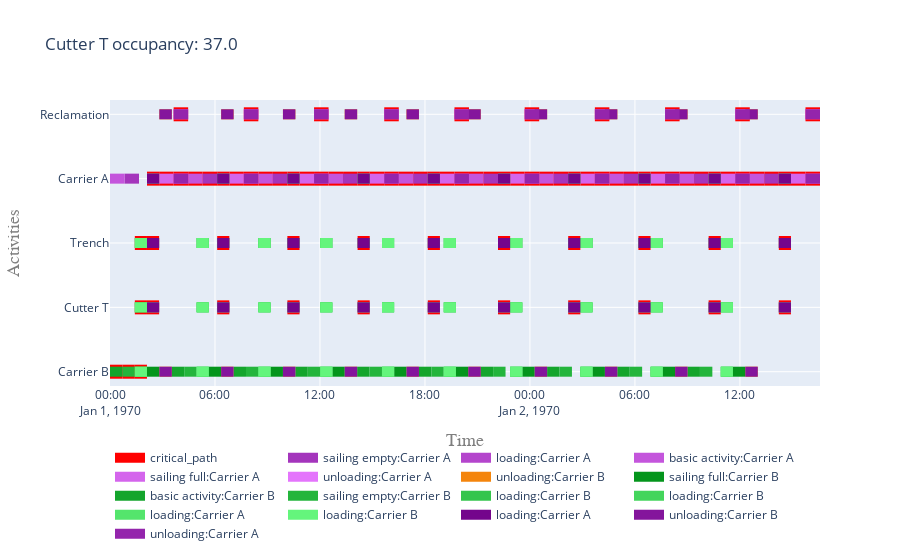

Notebook code cell kept with this figure:
### Code cell
i = 1 # 2 barge
vessels = results[i]['vessels']
activities = results[i]['activities']
cutter = vessels[cutter_name]
to_site = results[i][to_site_name]
from_site = results[i][from_site_name]
  
my_objects = list(vessels.values()) + [from_site, to_site]
my_activities = list(activities.values())
my_log = CpLog(list_objects=my_objects, list_activities=my_activities)
dependencies = my_log.get_dependencies_model_based()
# dependencies = my_log.get_dependencies_log_based()
cp = my_log.mark_critical_activities(dependencies)
df = occupancy_analysis(vessels, cutter, activities,vessel_cost)
t = f'{cutter_name} occupancy: ' + str(df.loc[cutter_name]['occupancy [%]'])
fig = get_gantt_chart(concepts=my_objects, critical_path=cp, id_map=activities, title=t)

### Figure 1 — Plotly figure (JSON) as saved in the notebook; plotly's stock layout.template omitted (floating-point values rounded to 4 significant figures; data arrays with more than 128 entries replaced by an {"elided": "..."} marker saying what was removed)
{"data": [{"connectgaps": false, "hoverinfo": "name", "line": {"color": "red", "width": 14}, "mode": "lines", "name": "critical_path", "type": "scatter", "x": {"elided": "249 str values"}, "y": {"elided": "249 str values"}}, {"connectgaps": false, "hoverinfo": "y+name", "line": {"color": "rgb(164,53,188)", "width": 10}, "mode": "lines", "name": "sailing empty:Carrier A", "type": "scatter", "x": ["1970-01-01T00:49:46", "1970-01-01T00:49:46", "1970-01-01T01:39:32", "1970-01-01T01:39:32", "1970-01-01T01:39:32", "1970-01-01T05:17:44", "1970-01-01T05:17:44", "1970-01-01T06:07:30", "1970-01-01T06:07:30", "1970-01-01T06:07:30", "1970-01-01T09:18:28", "1970-01-01T09:18:28", "1970-01-01T10:08:14", "1970-01-01T10:08:14", "1970-01-01T10:08:14", "1970-01-01T13:19:12", "1970-01-01T13:19:12", "1970-01-01T14:08:58", "1970-01-01T14:08:58", "1970-01-01T14:08:58", "1970-01-01T17:19:56", "1970-01-01T17:19:56", "1970-01-01T18:09:42", "1970-01-01T18:09:42", "1970-01-01T18:09:42", "1970-01-01T21:20:40", "1970-01-01T21:20:40", "1970-01-01T22:10:26", "1970-01-01T22:10:26", "1970-01-01T22:10:26", "1970-01-02T01:21:24", "1970-01-02T01:21:24", "1970-01-02T02:11:10", "1970-01-02T02:11:10", "1970-01-02T02:11:10", "1970-01-02T05:22:08", "1970-01-02T05:22:08", "1970-01-02T06:11:54", "1970-01-02T06:11:54", "1970-01-02T06:11:54", "1970-01-02T09:22:52", "1970-01-02T09:22:52", "1970-01-02T10:12:38", "1970-01-02T10:12:38", "1970-01-02T10:12:38", "1970-01-02T13:23:36", "1970-01-02T13:23:36", "1970-01-02T14:13:22", "1970-01-02T14:13:22", "1970-01-02T14:13:22"], "y": ["Carrier A", "Carrier A", "Carrier A", "Carrier A", null, "Carrier A", "Carrier A", "Carrier A", "Carrier A", null, "Carrier A", "Carrier A", "Carrier A", "Carrier A", null, "Carrier A", "Carrier A", "Carrier A", "Carrier A", null, "Carrier A", "Carrier A", "Carrier A", "Carrier A", null, "Carrier A", "Carrier A", "Carrier A", "Carrier A", null, "Carrier A", "Carrier A", "Carrier A", "Carrier A", null, "Carrier A", "Carrier A", "Carrier A", "Carrier A", null, "Carrier A", "Carrier A", "Carrier A", "Carrier A", null, "Carrier A", "Carrier A", "Carrier A", "Carrier A", null]}, {"connectgaps": false, "hoverinfo": "y+name", "line": {"color": "rgb(180,69,204)", "width": 10}, "mode": "lines", "name": "loading:Carrier A", "type": "scatter", "x": {"elided": "150 str values"}, "y": {"elided": "150 str values"}}, {"connectgaps": false, "hoverinfo": "y+name", "line": {"color": "rgb(196,85,220)", "width": 10}, "mode": "lines", "name": "basic activity:Carrier A", "type": "scatter", "x": ["1970-01-01T00:00:00", "1970-01-01T00:00:00", "1970-01-01T00:49:46", "1970-01-01T00:49:46", "1970-01-01T00:49:46", "1970-01-01T04:27:58", "1970-01-01T04:27:58", "1970-01-01T05:17:44", "1970-01-01T05:17:44", "1970-01-01T05:17:44", "1970-01-01T08:28:42", "1970-01-01T08:28:42", "1970-01-01T09:18:28", "1970-01-01T09:18:28", "1970-01-01T09:18:28", "1970-01-01T12:29:26", "1970-01-01T12:29:26", "1970-01-01T13:19:12", "1970-01-01T13:19:12", "1970-01-01T13:19:12", "1970-01-01T16:30:10", "1970-01-01T16:30:10", "1970-01-01T17:19:56", "1970-01-01T17:19:56", "1970-01-01T17:19:56", "1970-01-01T20:30:54", "1970-01-01T20:30:54", "1970-01-01T21:20:40", "1970-01-01T21:20:40", "1970-01-01T21:20:40", "1970-01-02T00:31:38", "1970-01-02T00:31:38", "1970-01-02T01:21:24", "1970-01-02T01:21:24", "1970-01-02T01:21:24", "1970-01-02T04:32:22", "1970-01-02T04:32:22", "1970-01-02T05:22:08", "1970-01-02T05:22:08", "1970-01-02T05:22:08", "1970-01-02T08:33:06", "1970-01-02T08:33:06", "1970-01-02T09:22:52", "1970-01-02T09:22:52", "1970-01-02T09:22:52", "1970-01-02T12:33:50", "1970-01-02T12:33:50", "1970-01-02T13:23:36", "1970-01-02T13:23:36", "1970-01-02T13:23:36"], "y": ["Carrier A", "Carrier A", "Carrier A", "Carrier A", null, "Carrier A", "Carrier A", "Carrier A", "Carrier A", null, "Carrier A", "Carrier A", "Carrier A", "Carrier A", null, "Carrier A", "Carrier A", "Carrier A", "Carrier A", null, "Carrier A", "Carrier A", "Carrier A", "Carrier A", null, "Carrier A", "Carrier A", "Carrier A", "Carrier A", null, "Carrier A", "Carrier A", "Carrier A", "Carrier A", null, "Carrier A", "Carrier A", "Carrier A", "Carrier A", null, "Carrier A", "Carrier A", "Carrier A", "Carrier A", null, "Carrier A", "Carrier A", "Carrier A", "Carrier A", null]}, {"connectgaps": false, "hoverinfo": "y+name", "line": {"color": "rgb(212,101,236)", "width": 10}, "mode": "lines", "name": "sailing full:Carrier A", "type": "scatter", "x": ["1970-01-01T02:48:26", "1970-01-01T02:48:26", "1970-01-01T03:38:12", "1970-01-01T03:38:12", "1970-01-01T03:38:12", "1970-01-01T06:49:10", "1970-01-01T06:49:10", "1970-01-01T07:38:56", "1970-01-01T07:38:56", "1970-01-01T07:38:56", "1970-01-01T10:49:54", "1970-01-01T10:49:54", "1970-01-01T11:39:40", "1970-01-01T11:39:40", "1970-01-01T11:39:40", "1970-01-01T14:50:38", "1970-01-01T14:50:38", "1970-01-01T15:40:24", "1970-01-01T15:40:24", "1970-01-01T15:40:24", "1970-01-01T18:51:22", "1970-01-01T18:51:22", "1970-01-01T19:41:08", "1970-01-01T19:41:08", "1970-01-01T19:41:08", "1970-01-01T22:52:06", "1970-01-01T22:52:06", "1970-01-01T23:41:52", "1970-01-01T23:41:52", "1970-01-01T23:41:52", "1970-01-02T02:52:50", "1970-01-02T02:52:50", "1970-01-02T03:42:36", "1970-01-02T03:42:36", "1970-01-02T03:42:36", "1970-01-02T06:53:34", "1970-01-02T06:53:34", "1970-01-02T07:43:20", "1970-01-02T07:43:20", "1970-01-02T07:43:20", "1970-01-02T10:54:18", "1970-01-02T10:54:18", "1970-01-02T11:44:04", "1970-01-02T11:44:04", "1970-01-02T11:44:04", "1970-01-02T14:55:02", "1970-01-02T14:55:02", "1970-01-02T15:44:48", "1970-01-02T15:44:48", "1970-01-02T15:44:48"], "y": ["Carrier A", "Carrier A", "Carrier A", "Carrier A", null, "Carrier A", "Carrier A", "Carrier A", "Carrier A", null, "Carrier A", "Carrier A", "Carrier A", "Carrier A", null, "Carrier A", "Carrier A", "Carrier A", "Carrier A", null, "Carrier A", "Carrier A", "Carrier A", "Carrier A", null, "Carrier A", "Carrier A", "Carrier A", "Carrier A", null, "Carrier A", "Carrier A", "Carrier A", "Carrier A", null, "Carrier A", "Carrier A", "Carrier A", "Carrier A", null, "Carrier A", "Carrier A", "Carrier A", "Carrier A", null, "Carrier A", "Carrier A", "Carrier A", "Carrier A", null]}, {"connectgaps": false, "hoverinfo": "y+name", "line": {"color": "rgb(228,117,252)", "width": 10}, "mode": "lines", "name": "unloading:Carrier A", "type": "scatter", "x": ["1970-01-01T03:38:12", "1970-01-01T03:38:12", "1970-01-01T04:27:58", "1970-01-01T04:27:58", "1970-01-01T04:27:58", "1970-01-01T07:38:56", "1970-01-01T07:38:56", "1970-01-01T08:28:42", "1970-01-01T08:28:42", "1970-01-01T08:28:42", "1970-01-01T11:39:40", "1970-01-01T11:39:40", "1970-01-01T12:29:26", "1970-01-01T12:29:26", "1970-01-01T12:29:26", "1970-01-01T15:40:24", "1970-01-01T15:40:24", "1970-01-01T16:30:10", "1970-01-01T16:30:10", "1970-01-01T16:30:10", "1970-01-01T19:41:08", "1970-01-01T19:41:08", "1970-01-01T20:30:54", "1970-01-01T20:30:54", "1970-01-01T20:30:54", "1970-01-01T23:41:52", "1970-01-01T23:41:52", "1970-01-02T00:31:38", "1970-01-02T00:31:38", "1970-01-02T00:31:38", "1970-01-02T03:42:36", "1970-01-02T03:42:36", "1970-01-02T04:32:22", "1970-01-02T04:32:22", "1970-01-02T04:32:22", "1970-01-02T07:43:20", "1970-01-02T07:43:20", "1970-01-02T08:33:06", "1970-01-02T08:33:06", "1970-01-02T08:33:06", "1970-01-02T11:44:04", "1970-01-02T11:44:04", "1970-01-02T12:33:50", "1970-01-02T12:33:50", "1970-01-02T12:33:50", "1970-01-02T15:44:48", "1970-01-02T15:44:48", "1970-01-02T16:34:34", "1970-01-02T16:34:34", "1970-01-02T16:34:34", "1970-01-01T03:38:12", "1970-01-01T03:38:12", "1970-01-01T04:27:58", "1970-01-01T04:27:58", "1970-01-01T04:27:58", "1970-01-01T07:38:56", "1970-01-01T07:38:56", "1970-01-01T08:28:42", "1970-01-01T08:28:42", "1970-01-01T08:28:42", "1970-01-01T11:39:40", "1970-01-01T11:39:40", "1970-01-01T12:29:26", "1970-01-01T12:29:26", "1970-01-01T12:29:26", "1970-01-01T15:40:24", "1970-01-01T15:40:24", "1970-01-01T16:30:10", "1970-01-01T16:30:10", "1970-01-01T16:30:10", "1970-01-01T19:41:08", "1970-01-01T19:41:08", "1970-01-01T20:30:54", "1970-01-01T20:30:54", "1970-01-01T20:30:54", "1970-01-01T23:41:52", "1970-01-01T23:41:52", "1970-01-02T00:31:38", "1970-01-02T00:31:38", "1970-01-02T00:31:38", "1970-01-02T03:42:36", "1970-01-02T03:42:36", "1970-01-02T04:32:22", "1970-01-02T04:32:22", "1970-01-02T04:32:22", "1970-01-02T07:43:20", "1970-01-02T07:43:20", "1970-01-02T08:33:06", "1970-01-02T08:33:06", "1970-01-02T08:33:06", "1970-01-02T11:44:04", "1970-01-02T11:44:04", "1970-01-02T12:33:50", "1970-01-02T12:33:50", "1970-01-02T12:33:50", "1970-01-02T15:44:48", "1970-01-02T15:44:48", "1970-01-02T16:34:34", "1970-01-02T16:34:34", "1970-01-02T16:34:34"], "y": ["Carrier A", "Carrier A", "Carrier A", "Carrier A", null, "Carrier A", "Carrier A", "Carrier A", "Carrier A", null, "Carrier A", "Carrier A", "Carrier A", "Carrier A", null, "Carrier A", "Carrier A", "Carrier A", "Carrier A", null, "Carrier A", "Carrier A", "Carrier A", "Carrier A", null, "Carrier A", "Carrier A", "Carrier A", "Carrier A", null, "Carrier A", "Carrier A", "Carrier A", "Carrier A", null, "Carrier A", "Carrier A", "Carrier A", "Carrier A", null, "Carrier A", "Carrier A", "Carrier A", "Carrier A", null, "Carrier A", "Carrier A", "Carrier A", "Carrier A", null, "Reclamation", "Reclamation", "Reclamation", "Reclamation", null, "Reclamation", "Reclamation", "Reclamation", "Reclamation", null, "Reclamation", "Reclamation", "Reclamation", "Reclamation", null, "Reclamation", "Reclamation", "Reclamation", "Reclamation", null, "Reclamation", "Reclamation", "Reclamation", "Reclamation", null, "Reclamation", "Reclamation", "Reclamation", "Reclamation", null, "Reclamation", "Reclamation", "Reclamation", "Reclamation", null, "Reclamation", "Reclamation", "Reclamation", "Reclamation", null, "Reclamation", "Reclamation", "Reclamation", "Reclamation", null, "Reclamation", "Reclamation", "Reclamation", "Reclamation", null]}, {"connectgaps": false, "hoverinfo": "y+name", "line": {"color": "rgb(244,133,12)", "width": 10}, "mode": "lines", "name": "unloading:Carrier B", "type": "scatter", "x": ["1970-01-01T02:49:19", "1970-01-01T02:49:19", "1970-01-01T03:31:52", "1970-01-01T03:31:52", "1970-01-01T03:31:52", "1970-01-01T06:21:11", "1970-01-01T06:21:11", "1970-01-01T07:03:44", "1970-01-01T07:03:44", "1970-01-01T07:03:44", "1970-01-01T09:53:03", "1970-01-01T09:53:03", "1970-01-01T10:35:36", "1970-01-01T10:35:36", "1970-01-01T10:35:36", "1970-01-01T13:24:55", "1970-01-01T13:24:55", "1970-01-01T14:07:28", "1970-01-01T14:07:28", "1970-01-01T14:07:28", "1970-01-01T16:56:47", "1970-01-01T16:56:47", "1970-01-01T17:39:20", "1970-01-01T17:39:20", "1970-01-01T17:39:20", "1970-01-01T20:28:39", "1970-01-01T20:28:39", "1970-01-01T21:11:12", "1970-01-01T21:11:12", "1970-01-01T21:11:12", "1970-01-02T00:16:19", "1970-01-02T00:16:19", "1970-01-02T00:58:52", "1970-01-02T00:58:52", "1970-01-02T00:58:52", "1970-01-02T04:17:03", "1970-01-02T04:17:03", "1970-01-02T04:59:36", "1970-01-02T04:59:36", "1970-01-02T04:59:36", "1970-01-02T08:17:47", "1970-01-02T08:17:47", "1970-01-02T09:00:20", "1970-01-02T09:00:20", "1970-01-02T09:00:20", "1970-01-02T12:18:31", "1970-01-02T12:18:31", "1970-01-02T13:01:04", "1970-01-02T13:01:04", "1970-01-02T13:01:04", "1970-01-01T02:49:19", "1970-01-01T02:49:19", "1970-01-01T03:31:52", "1970-01-01T03:31:52", "1970-01-01T03:31:52", "1970-01-01T06:21:11", "1970-01-01T06:21:11", "1970-01-01T07:03:44", "1970-01-01T07:03:44", "1970-01-01T07:03:44", "1970-01-01T09:53:03", "1970-01-01T09:53:03", "1970-01-01T10:35:36", "1970-01-01T10:35:36", "1970-01-01T10:35:36", "1970-01-01T13:24:55", "1970-01-01T13:24:55", "1970-01-01T14:07:28", "1970-01-01T14:07:28", "1970-01-01T14:07:28", "1970-01-01T16:56:47", "1970-01-01T16:56:47", "1970-01-01T17:39:20", "1970-01-01T17:39:20", "1970-01-01T17:39:20", "1970-01-01T20:28:39", "1970-01-01T20:28:39", "1970-01-01T21:11:12", "1970-01-01T21:11:12", "1970-01-01T21:11:12", "1970-01-02T00:16:19", "1970-01-02T00:16:19", "1970-01-02T00:58:52", "1970-01-02T00:58:52", "1970-01-02T00:58:52", "1970-01-02T04:17:03", "1970-01-02T04:17:03", "1970-01-02T04:59:36", "1970-01-02T04:59:36", "1970-01-02T04:59:36", "1970-01-02T08:17:47", "1970-01-02T08:17:47", "1970-01-02T09:00:20", "1970-01-02T09:00:20", "1970-01-02T09:00:20", "1970-01-02T12:18:31", "1970-01-02T12:18:31", "1970-01-02T13:01:04", "1970-01-02T13:01:04", "1970-01-02T13:01:04"], "y": ["Carrier B", "Carrier B", "Carrier B", "Carrier B", null, "Carrier B", "Carrier B", "Carrier B", "Carrier B", null, "Carrier B", "Carrier B", "Carrier B", "Carrier B", null, "Carrier B", "Carrier B", "Carrier B", "Carrier B", null, "Carrier B", "Carrier B", "Carrier B", "Carrier B", null, "Carrier B", "Carrier B", "Carrier B", "Carrier B", null, "Carrier B", "Carrier B", "Carrier B", "Carrier B", null, "Carrier B", "Carrier B", "Carrier B", "Carrier B", null, "Carrier B", "Carrier B", "Carrier B", "Carrier B", null, "Carrier B", "Carrier B", "Carrier B", "Carrier B", null, "Reclamation", "Reclamation", "Reclamation", "Reclamation", null, "Reclamation", "Reclamation", "Reclamation", "Reclamation", null, "Reclamation", "Reclamation", "Reclamation", "Reclamation", null, "Reclamation", "Reclamation", "Reclamation", "Reclamation", null, "Reclamation", "Reclamation", "Reclamation", "Reclamation", null, "Reclamation", "Reclamation", "Reclamation", "Reclamation", null, "Reclamation", "Reclamation", "Reclamation", "Reclamation", null, "Reclamation", "Reclamation", "Reclamation", "Reclamation", null, "Reclamation", "Reclamation", "Reclamation", "Reclamation", null, "Reclamation", "Reclamation", "Reclamation", "Reclamation", null]}, {"connectgaps": false, "hoverinfo": "y+name", "line": {"color": "rgb(4,149,28)", "width": 10}, "mode": "lines", "name": "sailing full:Carrier B", "type": "scatter", "x": ["1970-01-01T02:06:46", "1970-01-01T02:06:46", "1970-01-01T02:49:19", "1970-01-01T02:49:19", "1970-01-01T02:49:19", "1970-01-01T05:38:38", "1970-01-01T05:38:38", "1970-01-01T06:21:11", "1970-01-01T06:21:11", "1970-01-01T06:21:11", "1970-01-01T09:10:30", "1970-01-01T09:10:30", "1970-01-01T09:53:03", "1970-01-01T09:53:03", "1970-01-01T09:53:03", "1970-01-01T12:42:22", "1970-01-01T12:42:22", "1970-01-01T13:24:55", "1970-01-01T13:24:55", "1970-01-01T13:24:55", "1970-01-01T16:14:14", "1970-01-01T16:14:14", "1970-01-01T16:56:47", "1970-01-01T16:56:47", "1970-01-01T16:56:47", "1970-01-01T19:46:06", "1970-01-01T19:46:06", "1970-01-01T20:28:39", "1970-01-01T20:28:39", "1970-01-01T20:28:39", "1970-01-01T23:33:46", "1970-01-01T23:33:46", "1970-01-02T00:16:19", "1970-01-02T00:16:19", "1970-01-02T00:16:19", "1970-01-02T03:34:30", "1970-01-02T03:34:30", "1970-01-02T04:17:03", "1970-01-02T04:17:03", "1970-01-02T04:17:03", "1970-01-02T07:35:14", "1970-01-02T07:35:14", "1970-01-02T08:17:47", "1970-01-02T08:17:47", "1970-01-02T08:17:47", "1970-01-02T11:35:58", "1970-01-02T11:35:58", "1970-01-02T12:18:31", "1970-01-02T12:18:31", "1970-01-02T12:18:31"], "y": ["Carrier B", "Carrier B", "Carrier B", "Carrier B", null, "Carrier B", "Carrier B", "Carrier B", "Carrier B", null, "Carrier B", "Carrier B", "Carrier B", "Carrier B", null, "Carrier B", "Carrier B", "Carrier B", "Carrier B", null, "Carrier B", "Carrier B", "Carrier B", "Carrier B", null, "Carrier B", "Carrier B", "Carrier B", "Carrier B", null, "Carrier B", "Carrier B", "Carrier B", "Carrier B", null, "Carrier B", "Carrier B", "Carrier B", "Carrier B", null, "Carrier B", "Carrier B", "Carrier B", "Carrier B", null, "Carrier B", "Carrier B", "Carrier B", "Carrier B", null]}, {"connectgaps": false, "hoverinfo": "y+name", "line": {"color": "rgb(20,165,44)", "width": 10}, "mode": "lines", "name": "basic activity:Carrier B", "type": "scatter", "x": ["1970-01-01T00:00:00", "1970-01-01T00:00:00", "1970-01-01T00:42:33", "1970-01-01T00:42:33", "1970-01-01T00:42:33", "1970-01-01T03:31:52", "1970-01-01T03:31:52", "1970-01-01T04:14:25", "1970-01-01T04:14:25", "1970-01-01T04:14:25", "1970-01-01T07:03:44", "1970-01-01T07:03:44", "1970-01-01T07:46:17", "1970-01-01T07:46:17", "1970-01-01T07:46:17", "1970-01-01T10:35:36", "1970-01-01T10:35:36", "1970-01-01T11:18:09", "1970-01-01T11:18:09", "1970-01-01T11:18:09", "1970-01-01T14:07:28", "1970-01-01T14:07:28", "1970-01-01T14:50:01", "1970-01-01T14:50:01", "1970-01-01T14:50:01", "1970-01-01T17:39:20", "1970-01-01T17:39:20", "1970-01-01T18:21:53", "1970-01-01T18:21:53", "1970-01-01T18:21:53", "1970-01-01T21:11:12", "1970-01-01T21:11:12", "1970-01-01T21:53:45", "1970-01-01T21:53:45", "1970-01-01T21:53:45", "1970-01-02T00:58:52", "1970-01-02T00:58:52", "1970-01-02T01:41:25", "1970-01-02T01:41:25", "1970-01-02T01:41:25", "1970-01-02T04:59:36", "1970-01-02T04:59:36", "1970-01-02T05:42:09", "1970-01-02T05:42:09", "1970-01-02T05:42:09", "1970-01-02T09:00:20", "1970-01-02T09:00:20", "1970-01-02T09:42:53", "1970-01-02T09:42:53", "1970-01-02T09:42:53"], "y": ["Carrier B", "Carrier B", "Carrier B", "Carrier B", null, "Carrier B", "Carrier B", "Carrier B", "Carrier B", null, "Carrier B", "Carrier B", "Carrier B", "Carrier B", null, "Carrier B", "Carrier B", "Carrier B", "Carrier B", null, "Carrier B", "Carrier B", "Carrier B", "Carrier B", null, "Carrier B", "Carrier B", "Carrier B", "Carrier B", null, "Carrier B", "Carrier B", "Carrier B", "Carrier B", null, "Carrier B", "Carrier B", "Carrier B", "Carrier B", null, "Carrier B", "Carrier B", "Carrier B", "Carrier B", null, "Carrier B", "Carrier B", "Carrier B", "Carrier B", null]}, {"connectgaps": false, "hoverinfo": "y+name", "line": {"color": "rgb(36,181,60)", "width": 10}, "mode": "lines", "name": "sailing empty:Carrier B", "type": "scatter", "x": ["1970-01-01T00:42:33", "1970-01-01T00:42:33", "1970-01-01T01:25:06", "1970-01-01T01:25:06", "1970-01-01T01:25:06", "1970-01-01T04:14:25", "1970-01-01T04:14:25", "1970-01-01T04:56:58", "1970-01-01T04:56:58", "1970-01-01T04:56:58", "1970-01-01T07:46:17", "1970-01-01T07:46:17", "1970-01-01T08:28:50", "1970-01-01T08:28:50", "1970-01-01T08:28:50", "1970-01-01T11:18:09", "1970-01-01T11:18:09", "1970-01-01T12:00:42", "1970-01-01T12:00:42", "1970-01-01T12:00:42", "1970-01-01T14:50:01", "1970-01-01T14:50:01", "1970-01-01T15:32:34", "1970-01-01T15:32:34", "1970-01-01T15:32:34", "1970-01-01T18:21:53", "1970-01-01T18:21:53", "1970-01-01T19:04:26", "1970-01-01T19:04:26", "1970-01-01T19:04:26", "1970-01-01T21:53:45", "1970-01-01T21:53:45", "1970-01-01T22:36:18", "1970-01-01T22:36:18", "1970-01-01T22:36:18", "1970-01-02T01:41:25", "1970-01-02T01:41:25", "1970-01-02T02:23:58", "1970-01-02T02:23:58", "1970-01-02T02:23:58", "1970-01-02T05:42:09", "1970-01-02T05:42:09", "1970-01-02T06:24:42", "1970-01-02T06:24:42", "1970-01-02T06:24:42", "1970-01-02T09:42:53", "1970-01-02T09:42:53", "1970-01-02T10:25:26", "1970-01-02T10:25:26", "1970-01-02T10:25:26"], "y": ["Carrier B", "Carrier B", "Carrier B", "Carrier B", null, "Carrier B", "Carrier B", "Carrier B", "Carrier B", null, "Carrier B", "Carrier B", "Carrier B", "Carrier B", null, "Carrier B", "Carrier B", "Carrier B", "Carrier B", null, "Carrier B", "Carrier B", "Carrier B", "Carrier B", null, "Carrier B", "Carrier B", "Carrier B", "Carrier B", null, "Carrier B", "Carrier B", "Carrier B", "Carrier B", null, "Carrier B", "Carrier B", "Carrier B", "Carrier B", null, "Carrier B", "Carrier B", "Carrier B", "Carrier B", null, "Carrier B", "Carrier B", "Carrier B", "Carrier B", null]}, {"connectgaps": false, "hoverinfo": "y+name", "line": {"color": "rgb(52,197,76)", "width": 10}, "mode": "lines", "name": "loading:Carrier B", "type": "scatter", "x": {"elided": "150 str values"}, "y": {"elided": "150 str values"}}, {"connectgaps": false, "hoverinfo": "y+name", "line": {"color": "rgb(68,213,92)", "width": 10}, "mode": "lines", "name": "loading:Carrier B", "type": "scatter", "x": {"elided": "150 str values"}, "y": {"elided": "150 str values"}}, {"connectgaps": false, "hoverinfo": "y+name", "line": {"color": "rgb(84,229,108)", "width": 10}, "mode": "lines", "name": "loading:Carrier A", "type": "scatter", "x": {"elided": "150 str values"}, "y": {"elided": "150 str values"}}, {"connectgaps": false, "hoverinfo": "y+name", "line": {"color": "rgb(100,245,124)", "width": 10}, "mode": "lines", "name": "loading:Carrier B", "type": "scatter", "x": {"elided": "150 str values"}, "y": {"elided": "150 str values"}}, {"connectgaps": false, "hoverinfo": "y+name", "line": {"color": "rgb(116,5,140)", "width": 10}, "mode": "lines", "name": "loading:Carrier A", "type": "scatter", "x": {"elided": "150 str values"}, "y": {"elided": "150 str values"}}, {"connectgaps": false, "hoverinfo": "y+name", "line": {"color": "rgb(132,21,156)", "width": 10}, "mode": "lines", "name": "unloading:Carrier B", "type": "scatter", "x": ["1970-01-01T02:49:19", "1970-01-01T02:49:19", "1970-01-01T03:31:52", "1970-01-01T03:31:52", "1970-01-01T03:31:52", "1970-01-01T06:21:11", "1970-01-01T06:21:11", "1970-01-01T07:03:44", "1970-01-01T07:03:44", "1970-01-01T07:03:44", "1970-01-01T09:53:03", "1970-01-01T09:53:03", "1970-01-01T10:35:36", "1970-01-01T10:35:36", "1970-01-01T10:35:36", "1970-01-01T13:24:55", "1970-01-01T13:24:55", "1970-01-01T14:07:28", "1970-01-01T14:07:28", "1970-01-01T14:07:28", "1970-01-01T16:56:47", "1970-01-01T16:56:47", "1970-01-01T17:39:20", "1970-01-01T17:39:20", "1970-01-01T17:39:20", "1970-01-01T20:28:39", "1970-01-01T20:28:39", "1970-01-01T21:11:12", "1970-01-01T21:11:12", "1970-01-01T21:11:12", "1970-01-02T00:16:19", "1970-01-02T00:16:19", "1970-01-02T00:58:52", "1970-01-02T00:58:52", "1970-01-02T00:58:52", "1970-01-02T04:17:03", "1970-01-02T04:17:03", "1970-01-02T04:59:36", "1970-01-02T04:59:36", "1970-01-02T04:59:36", "1970-01-02T08:17:47", "1970-01-02T08:17:47", "1970-01-02T09:00:20", "1970-01-02T09:00:20", "1970-01-02T09:00:20", "1970-01-02T12:18:31", "1970-01-02T12:18:31", "1970-01-02T13:01:04", "1970-01-02T13:01:04", "1970-01-02T13:01:04", "1970-01-01T02:49:19", "1970-01-01T02:49:19", "1970-01-01T03:31:52", "1970-01-01T03:31:52", "1970-01-01T03:31:52", "1970-01-01T06:21:11", "1970-01-01T06:21:11", "1970-01-01T07:03:44", "1970-01-01T07:03:44", "1970-01-01T07:03:44", "1970-01-01T09:53:03", "1970-01-01T09:53:03", "1970-01-01T10:35:36", "1970-01-01T10:35:36", "1970-01-01T10:35:36", "1970-01-01T13:24:55", "1970-01-01T13:24:55", "1970-01-01T14:07:28", "1970-01-01T14:07:28", "1970-01-01T14:07:28", "1970-01-01T16:56:47", "1970-01-01T16:56:47", "1970-01-01T17:39:20", "1970-01-01T17:39:20", "1970-01-01T17:39:20", "1970-01-01T20:28:39", "1970-01-01T20:28:39", "1970-01-01T21:11:12", "1970-01-01T21:11:12", "1970-01-01T21:11:12", "1970-01-02T00:16:19", "1970-01-02T00:16:19", "1970-01-02T00:58:52", "1970-01-02T00:58:52", "1970-01-02T00:58:52", "1970-01-02T04:17:03", "1970-01-02T04:17:03", "1970-01-02T04:59:36", "1970-01-02T04:59:36", "1970-01-02T04:59:36", "1970-01-02T08:17:47", "1970-01-02T08:17:47", "1970-01-02T09:00:20", "1970-01-02T09:00:20", "1970-01-02T09:00:20", "1970-01-02T12:18:31", "1970-01-02T12:18:31", "1970-01-02T13:01:04", "1970-01-02T13:01:04", "1970-01-02T13:01:04"], "y": ["Carrier B", "Carrier B", "Carrier B", "Carrier B", null, "Carrier B", "Carrier B", "Carrier B", "Carrier B", null, "Carrier B", "Carrier B", "Carrier B", "Carrier B", null, "Carrier B", "Carrier B", "Carrier B", "Carrier B", null, "Carrier B", "Carrier B", "Carrier B", "Carrier B", null, "Carrier B", "Carrier B", "Carrier B", "Carrier B", null, "Carrier B", "Carrier B", "Carrier B", "Carrier B", null, "Carrier B", "Carrier B", "Carrier B", "Carrier B", null, "Carrier B", "Carrier B", "Carrier B", "Carrier B", null, "Carrier B", "Carrier B", "Carrier B", "Carrier B", null, "Reclamation", "Reclamation", "Reclamation", "Reclamation", null, "Reclamation", "Reclamation", "Reclamation", "Reclamation", null, "Reclamation", "Reclamation", "Reclamation", "Reclamation", null, "Reclamation", "Reclamation", "Reclamation", "Reclamation", null, "Reclamation", "Reclamation", "Reclamation", "Reclamation", null, "Reclamation", "Reclamation", "Reclamation", "Reclamation", null, "Reclamation", "Reclamation", "Reclamation", "Reclamation", null, "Reclamation", "Reclamation", "Reclamation", "Reclamation", null, "Reclamation", "Reclamation", "Reclamation", "Reclamation", null, "Reclamation", "Reclamation", "Reclamation", "Reclamation", null]}, {"connectgaps": false, "hoverinfo": "y+name", "line": {"color": "rgb(148,37,172)", "width": 10}, "mode": "lines", "name": "unloading:Carrier A", "type": "scatter", "x": ["1970-01-01T03:38:12", "1970-01-01T03:38:12", "1970-01-01T04:27:58", "1970-01-01T04:27:58", "1970-01-01T04:27:58", "1970-01-01T07:38:56", "1970-01-01T07:38:56", "1970-01-01T08:28:42", "1970-01-01T08:28:42", "1970-01-01T08:28:42", "1970-01-01T11:39:40", "1970-01-01T11:39:40", "1970-01-01T12:29:26", "1970-01-01T12:29:26", "1970-01-01T12:29:26", "1970-01-01T15:40:24", "1970-01-01T15:40:24", "1970-01-01T16:30:10", "1970-01-01T16:30:10", "1970-01-01T16:30:10", "1970-01-01T19:41:08", "1970-01-01T19:41:08", "1970-01-01T20:30:54", "1970-01-01T20:30:54", "1970-01-01T20:30:54", "1970-01-01T23:41:52", "1970-01-01T23:41:52", "1970-01-02T00:31:38", "1970-01-02T00:31:38", "1970-01-02T00:31:38", "1970-01-02T03:42:36", "1970-01-02T03:42:36", "1970-01-02T04:32:22", "1970-01-02T04:32:22", "1970-01-02T04:32:22", "1970-01-02T07:43:20", "1970-01-02T07:43:20", "1970-01-02T08:33:06", "1970-01-02T08:33:06", "1970-01-02T08:33:06", "1970-01-02T11:44:04", "1970-01-02T11:44:04", "1970-01-02T12:33:50", "1970-01-02T12:33:50", "1970-01-02T12:33:50", "1970-01-02T15:44:48", "1970-01-02T15:44:48", "1970-01-02T16:34:34", "1970-01-02T16:34:34", "1970-01-02T16:34:34", "1970-01-01T03:38:12", "1970-01-01T03:38:12", "1970-01-01T04:27:58", "1970-01-01T04:27:58", "1970-01-01T04:27:58", "1970-01-01T07:38:56", "1970-01-01T07:38:56", "1970-01-01T08:28:42", "1970-01-01T08:28:42", "1970-01-01T08:28:42", "1970-01-01T11:39:40", "1970-01-01T11:39:40", "1970-01-01T12:29:26", "1970-01-01T12:29:26", "1970-01-01T12:29:26", "1970-01-01T15:40:24", "1970-01-01T15:40:24", "1970-01-01T16:30:10", "1970-01-01T16:30:10", "1970-01-01T16:30:10", "1970-01-01T19:41:08", "1970-01-01T19:41:08", "1970-01-01T20:30:54", "1970-01-01T20:30:54", "1970-01-01T20:30:54", "1970-01-01T23:41:52", "1970-01-01T23:41:52", "1970-01-02T00:31:38", "1970-01-02T00:31:38", "1970-01-02T00:31:38", "1970-01-02T03:42:36", "1970-01-02T03:42:36", "1970-01-02T04:32:22", "1970-01-02T04:32:22", "1970-01-02T04:32:22", "1970-01-02T07:43:20", "1970-01-02T07:43:20", "1970-01-02T08:33:06", "1970-01-02T08:33:06", "1970-01-02T08:33:06", "1970-01-02T11:44:04", "1970-01-02T11:44:04", "1970-01-02T12:33:50", "1970-01-02T12:33:50", "1970-01-02T12:33:50", "1970-01-02T15:44:48", "1970-01-02T15:44:48", "1970-01-02T16:34:34", "1970-01-02T16:34:34", "1970-01-02T16:34:34"], "y": ["Carrier A", "Carrier A", "Carrier A", "Carrier A", null, "Carrier A", "Carrier A", "Carrier A", "Carrier A", null, "Carrier A", "Carrier A", "Carrier A", "Carrier A", null, "Carrier A", "Carrier A", "Carrier A", "Carrier A", null, "Carrier A", "Carrier A", "Carrier A", "Carrier A", null, "Carrier A", "Carrier A", "Carrier A", "Carrier A", null, "Carrier A", "Carrier A", "Carrier A", "Carrier A", null, "Carrier A", "Carrier A", "Carrier A", "Carrier A", null, "Carrier A", "Carrier A", "Carrier A", "Carrier A", null, "Carrier A", "Carrier A", "Carrier A", "Carrier A", null, "Reclamation", "Reclamation", "Reclamation", "Reclamation", null, "Reclamation", "Reclamation", "Reclamation", "Reclamation", null, "Reclamation", "Reclamation", "Reclamation", "Reclamation", null, "Reclamation", "Reclamation", "Reclamation", "Reclamation", null, "Reclamation", "Reclamation", "Reclamation", "Reclamation", null, "Reclamation", "Reclamation", "Reclamation", "Reclamation", null, "Reclamation", "Reclamation", "Reclamation", "Reclamation", null, "Reclamation", "Reclamation", "Reclamation", "Reclamation", null, "Reclamation", "Reclamation", "Reclamation", "Reclamation", null, "Reclamation", "Reclamation", "Reclamation", "Reclamation", null]}], "layout": {"hovermode": "closest", "legend": {"orientation": "h", "x": 0, "y": -0.2}, "title": {"text": "Cutter T occupancy: 37.0"}, "xaxis": {"range": ["1970-01-01T00:00:00", "1970-01-02T16:34:34"], "title": {"font": {"color": "#7f7f7f", "family": "Courier New, monospace", "size": 18}, "text": "Time"}}, "yaxis": {"title": {"font": {"color": "#7f7f7f", "family": "Courier New, monospace", "size": 18}, "text": "Activities"}}}}
